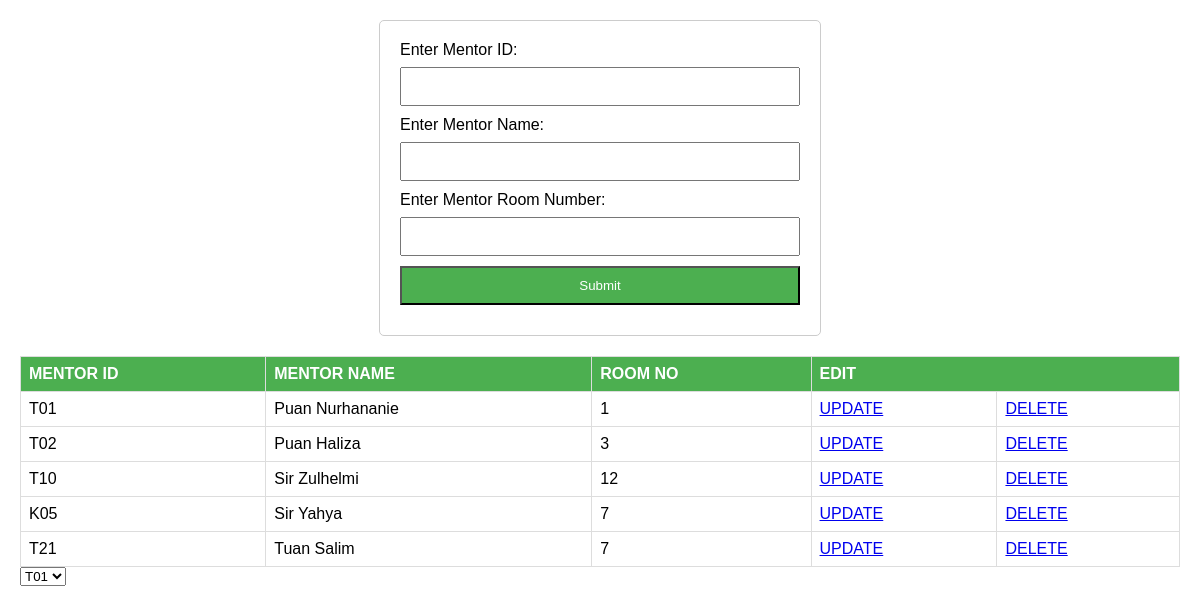
/mpppage/newmentor/, run on the app's committed database.
### hobby/models.py (models this page shows)
class Mentor(models.Model):
    MentorID = models.CharField(max_length = 10, primary_key = True)
    MentorName = models.TextField(max_length = 20)
    RoomNo = models.IntegerField(max_length = 4)

### hobby/views.py (the view)
# urls.py: path("newmentor/", views.NewMentor, name = "newmentor"),
def NewMentor(request):
    displaydata = Mentor.objects.all().values()
    if request.method == 'POST':
        menid1 = request.POST['mentorid']
        menname1 = request.POST['mentorname']
        menroomno1 = request.POST['roomno']
        data = Mentor(MentorID = menid1, MentorName = menname1, RoomNo = menroomno1)
        data.save()
        context = {
            'displaydata':displaydata,
            'message':'NEW MENTOR HAS BEEN ADDED',
        }
        return render(request, "NewMentor.html", context)
    else:
        dict = {
            'message':'',
            'displaydata':displaydata,
        }
    return render(request, "NewMentor.html", dict)

### hobby/templates/NewMentor.html (shortened to what this page needs)
<!DOCTYPE html>
<html lang="en">
<head>
</head>
<body>
    <form action="" method="post">
        <label for="mentorid">Enter Mentor ID:</label>
        <input type="text" name="mentorid"><br>
        <label for="mentorname">Enter Mentor Name:</label>
        <input type="text" name="mentorname"><br>
        <label for="roomnumber">Enter Mentor Room Number:</label>
        <input type="text" name="roomno"><br>
        <input type="submit" value="Submit">
    </form>
    <table>
        <tr>
            <th>MENTOR ID</th>
            <th>MENTOR NAME</th>
            <th>ROOM NO</th>
            <th colspan="2">EDIT</th>
        </tr>
        {% for x in displaydata %}
        <tr>
            <td>{{ x.MentorID }}</td>
            <td>{{ x.MentorName }}</td>
            <td>{{ x.RoomNo }}</td>
            <td><a href="{% if x.MentorID %}{% url 'update' MentorID=x.MentorID %}{% endif %}">    UPDATE  </a></td>
            <td><a href="{% if x.MentorID %}{% url 'delete' MentorID=x.MentorID %}{% endif %}">    DELETE  </a></td>
        </tr>
        {% endfor %}
    </table>
    <select name="MentorID" id="MentorID">
        {% for x in displaydata %}
        <option value="MentorID">
            {{ x.MentorID }}
        </option>
        {% endfor %}
    </select>
</body>
</html>

### hobby/templates/NewMentor.html (style rules this page uses)
body { font-family: Arial, sans-serif; margin: 20px; }
form { max-width: 400px; margin: 0 auto; padding: 20px; border: 1px solid #ccc; border-radius: 5px; }
label { display: block; margin-bottom: 8px; }
input { width: 100%; padding: 10px; margin-bottom: 10px; box-sizing: border-box; }
input[type="submit"] { background-color: #4CAF50; color: white; cursor: pointer; }
table { width: 100%; border-collapse: collapse; margin-top: 20px; }
th, td { border: 1px solid #ddd; padding: 8px; text-align: left; }
th { background-color: #4CAF50; color: white; }

### data on the page
Mentor: MentorID "T01", MentorName "Puan Nurhananie", RoomNo "1"
Mentor: MentorID "T02", MentorName "Puan Haliza", RoomNo "3"
Mentor: MentorID "T10", MentorName "Sir Zulhelmi", RoomNo "12"
Mentor: MentorID "K05", MentorName "Sir Yahya", RoomNo "7"
Mentor: MentorID "T21", MentorName "Tuan Salim", RoomNo "7"

### other printed values
form field MentorID "T01"
